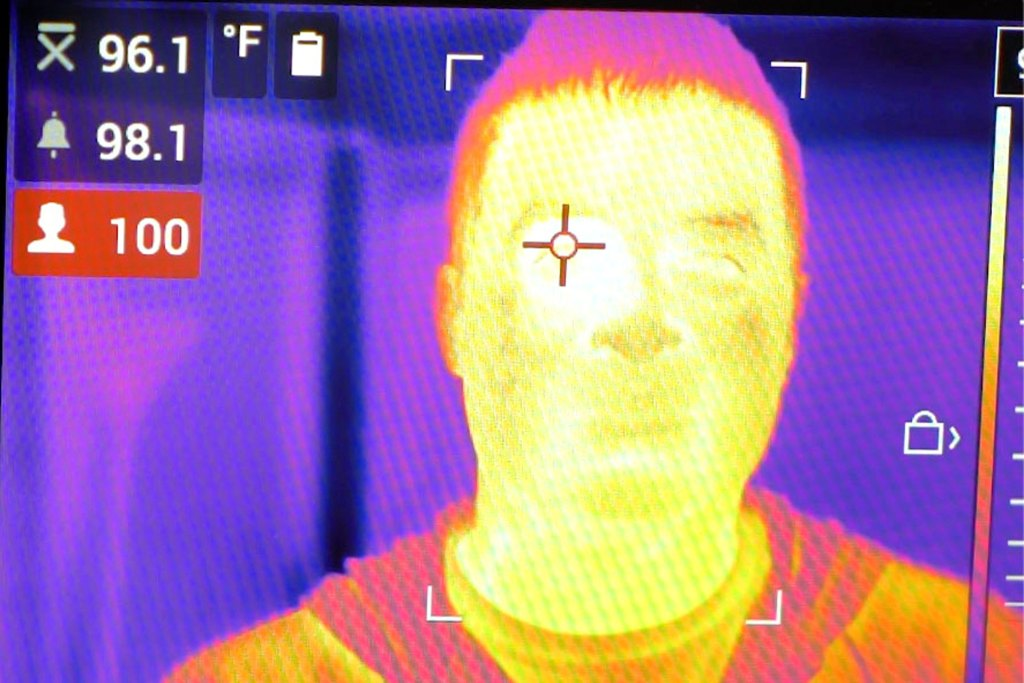
#> input picture sample3.bmp, 1024 x 683 px, given in place of the camera
$ python covidTS.py
#> lines starting #> are read from the running program, lines starting #| are printed output that depends on the picture; after the words box and inside, x2 and y2 are one past the last pixel; in counts of white or black regions, pixels touching at a corner belong together; long printed decimals are rounded
import cv2 as cv
import numpy as np
from matplotlib import pyplot as plt
import struct
import time

#=====================================================================
#Code outline for camera
#=====================================================================

camera_num = 0

for camera_num in range(6):
	cam = cv.VideoCapture(camera_num)
	if not cam.isOpened():
		print("Was not able to open camera", camera_num)
		cam.release()
		continue
	if not cam.set(3, 240):
		print("Was not able to set camera", camera_num, "width to 240 pixels")
		cam.release()
		continue
	if not cam.set(4, 321):
		print("Was not able to set camera", camera_num, "height to 321 pixels")
		cam.release()
		continue
	if cam.get(3) != 240:
		print("Was not able to set camera", camera_num, "width to 240 pixels")
		cam.release()
		continue
	break

print("Camera %d open at size: (%d x %d) %d FPS" % (camera_num, cam.get(3), cam.get(4), cam.get(5)))

cv.namedWindow('Thermal Camera - Press Q to quit', cv.WINDOW_NORMAL)
cv.resizeWindow('Thermal Camera - Press Q to quit', 480, 642)
flag = True
while(flag):
	# Capture frame-by-frame
	ret, frame = cam.read()
#> frame is the input picture: shape (683, 1024, 3); mean B, G, R 158.2, 117.5, 160.8

	if not ret:
		print("Failed to fetch frame")
		time.sleep(0.1)
		continue
	#print("Frame OK!")
#=====================================================================
    #Our Code here i believe
#=====================================================================
	color_frame = cv.cvtColor(frame, cv.COLOR_BGR2BGRA)
	gray_frame = cv.cvtColor(frame, cv.COLOR_BGR2GRAY)
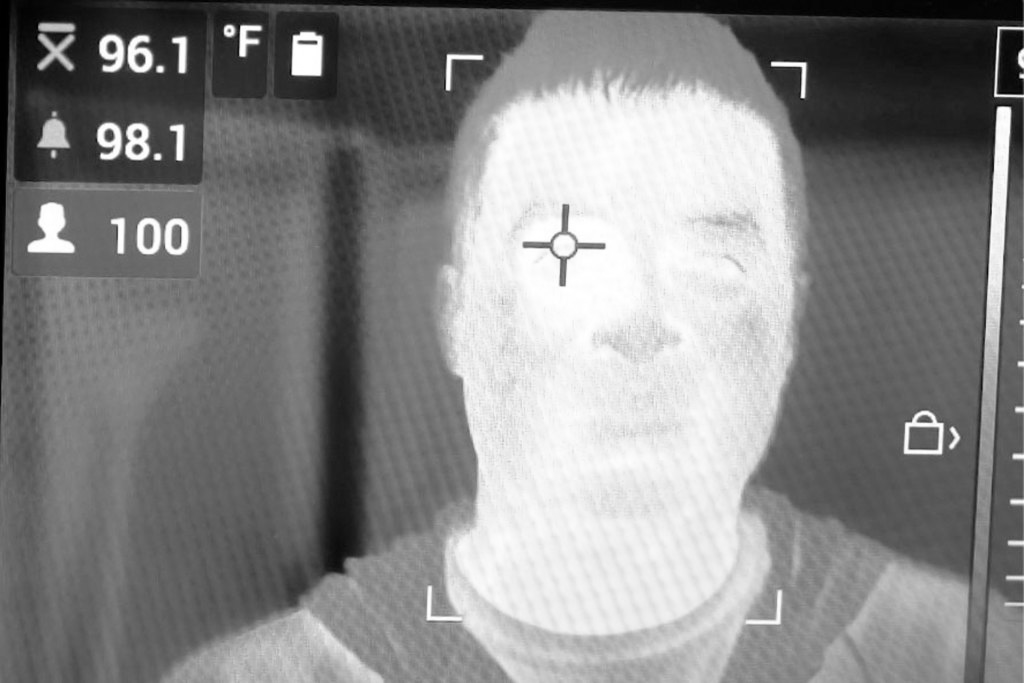
#> gray_frame: shape (683, 1024); min 0, max 255, mean 135.1
	ret,thresh1 = cv.threshold(gray_frame,210,255,cv.THRESH_BINARY) #used for the Contour map
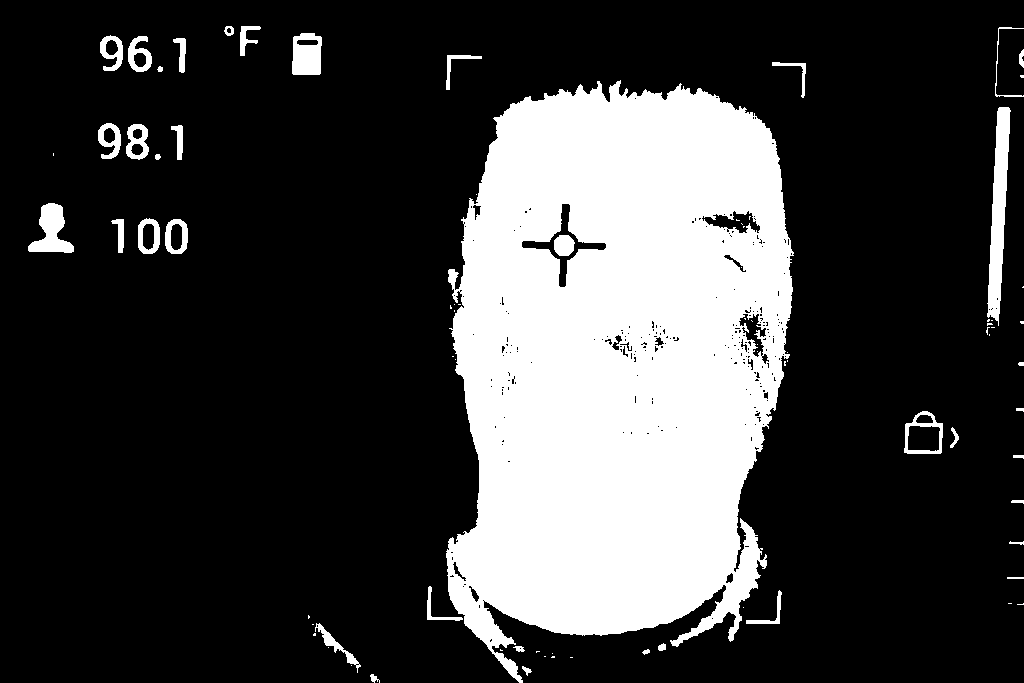
#> thresh1: shape (683, 1024); 24.1% white; 81 white regions (43 under 20 px)

#=====================================================================
#Find Contours
#=====================================================================

	# Detecting contours in image.
	contours, _= cv.findContours(thresh1, cv.RETR_EXTERNAL, cv.CHAIN_APPROX_SIMPLE)
#> contours = 71 contours, 39 with area under 20; largest, box (x1, y1, x2, y2) and area: (446, 80, 794, 683) 159336, (987, 107, 1011, 326) 2533, (904, 411, 943, 454) 1312, (28, 203, 74, 253) 1138, (292, 33, 322, 75) 1090

	# Going through every contours found in the image.
	for cnt in contours :

		approx = cv.approxPolyDP(cnt, 0.009 * cv.arcLength(cnt, True), True)

    	# draws boundary of contours.
		area = cv.contourArea(approx)

		#Only draws contours for large areas, to help prevent taking wrong temperature
		if area > 800:
			cv.drawContours(color_frame, [approx], 0, (0, 0, 255), 5)

			mask = np.zeros(thresh1.shape,np.uint8)
			cv.drawContours(mask,[cnt],0,255,-1)

			#array of all pixels in mask(Dont think we need this if we can take mean)
			pixelpoints = cv.findNonZero(mask)

			#Mean grayscale values of the mask
			mean_val = cv.mean(frame,mask = mask)
			topmost = tuple(cnt[cnt[:,:,1].argmin()][0])
#> this loop made 71 passes
#> (approx, area, mean_val, topmost) on pass 58: ([[1008, 107], [997, 111], [987, 316], [998, 325]], 2351.5, (182.2, 248.2, 242.3, 0), (999, 107))
#> (area, mean_val, topmost) on passes 28, 51, 59, 68: (1289, (214.8, 145.8, 163.3, 0), (922, 411)), (1114.5, (245.4, 249, 253, 0), (48, 203)), (154385.5, (150.2, 248.6, 246.7, 0), (620, 80)), (1055, (236.5, 240.3, 242.7, 0), (301, 33))
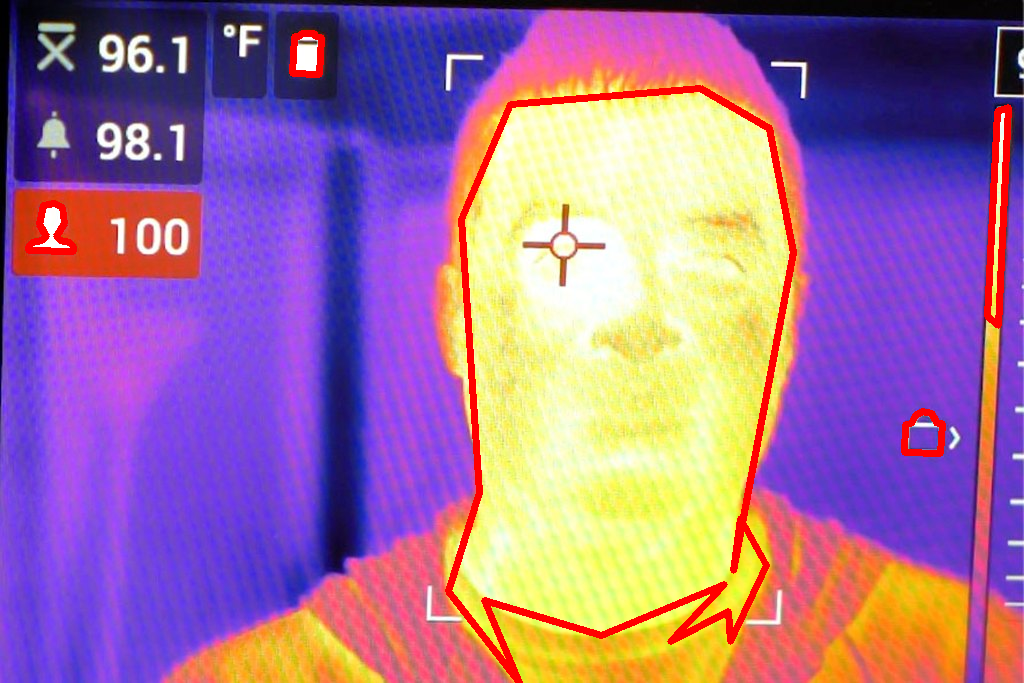
#> color_frame: shape (683, 1024, 4); mean B, G, R, A 154.9, 111.4, 161.5, 247.8
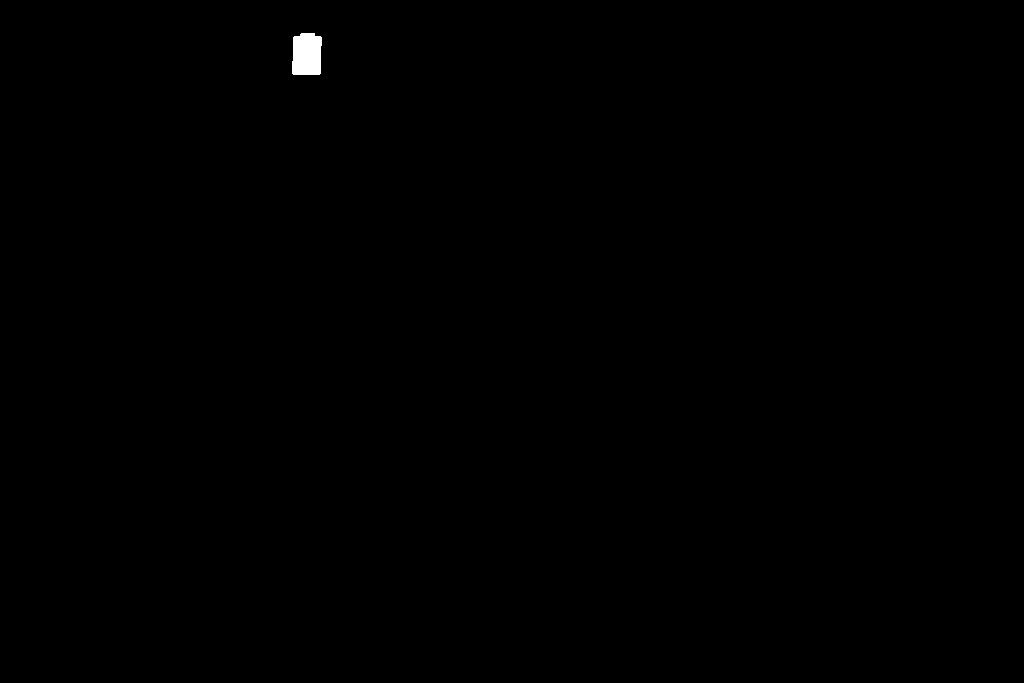
#> mask: shape (683, 1024); 0.17% white; 1 white region, box (x1, y1, x2, y2) and area: (292, 33, 322, 75) 1156
			#mean_val = cv.mean(color_frame,mask = mask)

	# Showing the Mask image.
	cv.imshow('Mask', thresh1)
	# Exiting the window if 'q' is pressed on the keyboard.
	if cv.waitKey(1) & 0xFF == ord('q'):
#> (key q is pressed here)
		cv.destroyAllWindows()

	# Showing the Final image.
	cv.imshow('ROI', color_frame)

	# Exiting the window if 'q' is pressed on the keyboard.
	if cv.waitKey(1) & 0xFF == ord('q'):
#> (key q is pressed here)
		cv.destroyAllWindows()


	print(mean_val)
#| (236.507, 240.342, 242.709, 0.0)
	#print(gray_frame[topmost[0]][topmost[1]])
#=====================================================================

	# Display the resulting frame
	#cv.imshow('Thermal Camera - Press Q to quit', gray_frame)

	cam.set(cv.CAP_PROP_CONVERT_RGB, 0)
	ret, frame = cam.read()
	if not ret:
		print("Failed to fetch frame")
		time.sleep(0.1)
		continue
	print("Temp calculation (experimental): ", end="" )
	print(struct.unpack("h", frame[320][0][0:2])[0]/10)
#| 1.3
	cam.set(cv.CAP_PROP_CONVERT_RGB, 1)
# [8 lines of commented-out code are left out]

cam.release()
cv.destroyAllWindows()

#=====================================================================
